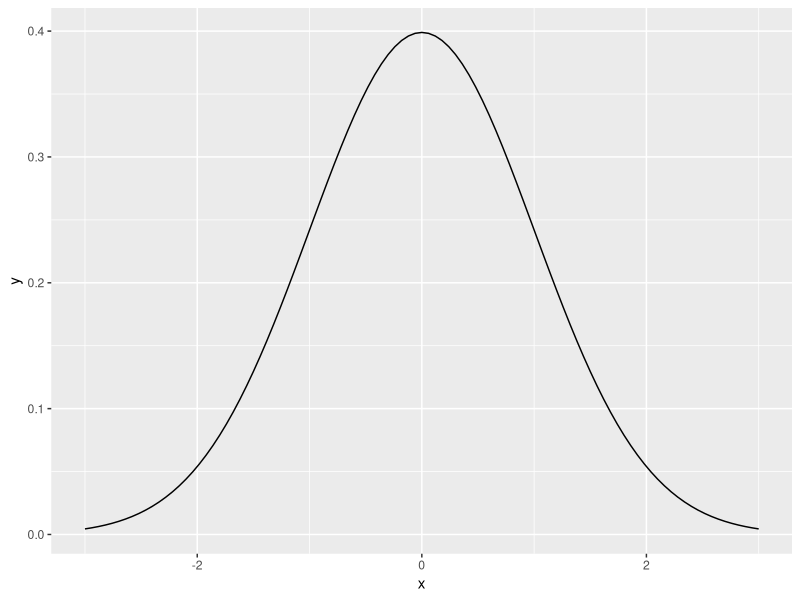
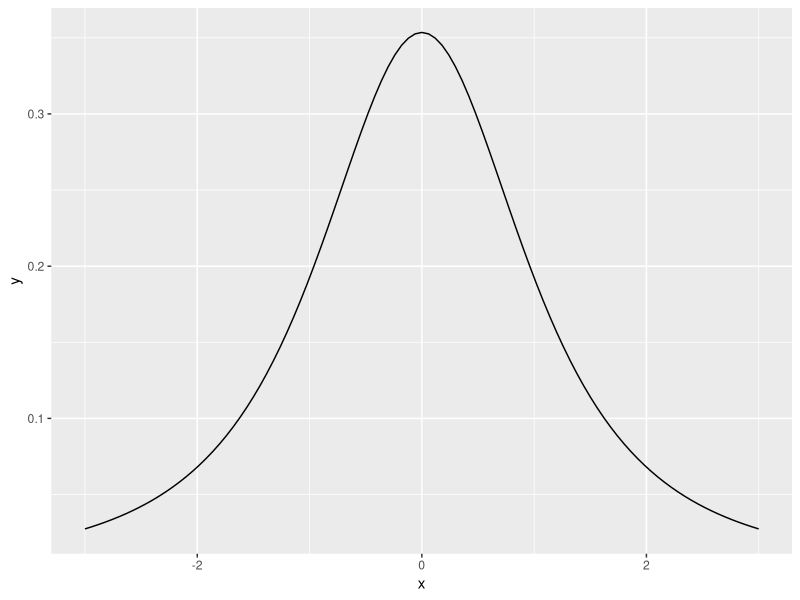
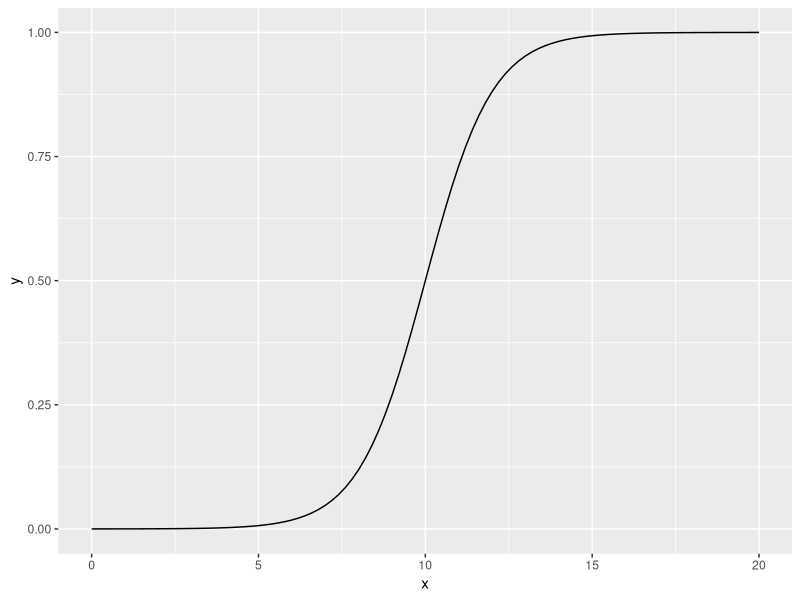

The R source for these figures, in order: (Note: this script raises an error after producing the figures.)
workingpath <- "C:\\Users\\MED1\\Desktop\\Coursera\\project"
setwd(workingpath)

library(ggplot2)

p <- ggplot(data.frame(x = c(-3, 3)), aes(x=x))
p + stat_function(fun=dnorm)

p + stat_function(fun=dt, args=list(df=2))

myfun <- function(xvar){
  1/(1+exp(-xvar+10))
}
ggplot(data.frame(x=c(0, 20)), aes(x=x)) + stat_function(fun=myfun)

p <- ggplot(data.frame(x = c(-3, 3)), aes(x=x))
f1.norm <- function(x, mu, std.dev){
	dnorm(x=x, mean=mu, sd=std.dev)
}

f2.norm <- function(x, mu, std.dev){
	dnorm(x=x, mean=mu, sd=std.dev)
}

p + stat_function(fun=f1.norm(mu=0, std.dev=1)) + stat_function(fun=f2.norm(mu=1, std.dev=2))

x <- seq(from=-2, to=2, by=0.01)
y1 <- dnorm(x)
y2 <- dt(x, df=1)
df.a <- data.frame(x, y1, y2)

ggplot(df.a, aes(x=x, y=y1)) +
	geom_line(aes(y=y1)) +
	geom_line(aes(y=y2)) +
	geom_ribbon(data=subset(df.a, 1 <= x & x <= 1.5),
				aes(ymin=0, ymax=y1), fill="blue", alpha=0.5) 


a <- 0.05;  b <- 0.2
effect.size <- 5
mu0 <- 0;  std.drv0 <- 1
mu1 <- mu0 + effect.size;  std.drv1 <- 1
one.two <- TRUE
sample.size <- NULL
#std.err0 <- std.drv0 / sqrt(n0/2)
#std.err1 <- std.drv1 / sqrt(n1/2)

two.sided <- 1;  if(one.two == TRUE) two.sided <- 2
x.inter <- qnorm(a/two.sided, lower.tail=FALSE)

x <- seq(from = mu0 - 5*std.drv0, to = mu1 + 5*std.drv1, by=0.01)
h0 <- dnorm(x, mean=mu0, sd=std.drv0)
h1 <- dnorm(x, mean=mu1, sd=std.drv1)
h.norm <- data.frame(x, h0, h1)

p <- ggplot(h.norm, aes(x=x, y=h0)) +
	geom_line(aes(x=x, y=h0), color="red") +
	geom_line(aes(x=x, y=h1), color="blue") +
	geom_vline(xintercept=x.inter) +
	geom_ribbon(data=subset(h.norm, x.inter <= x & x <= max(x)), 
				aes(ymin=0, ymax=h0, fill="H0", alpha=0.5)) +
	geom_ribbon(data=subset(h.norm, min(x) <= x & x <= x.inter),
				aes(ymin=0, ymax=h1, fill="H1", alpha=0.5))
print(p)
